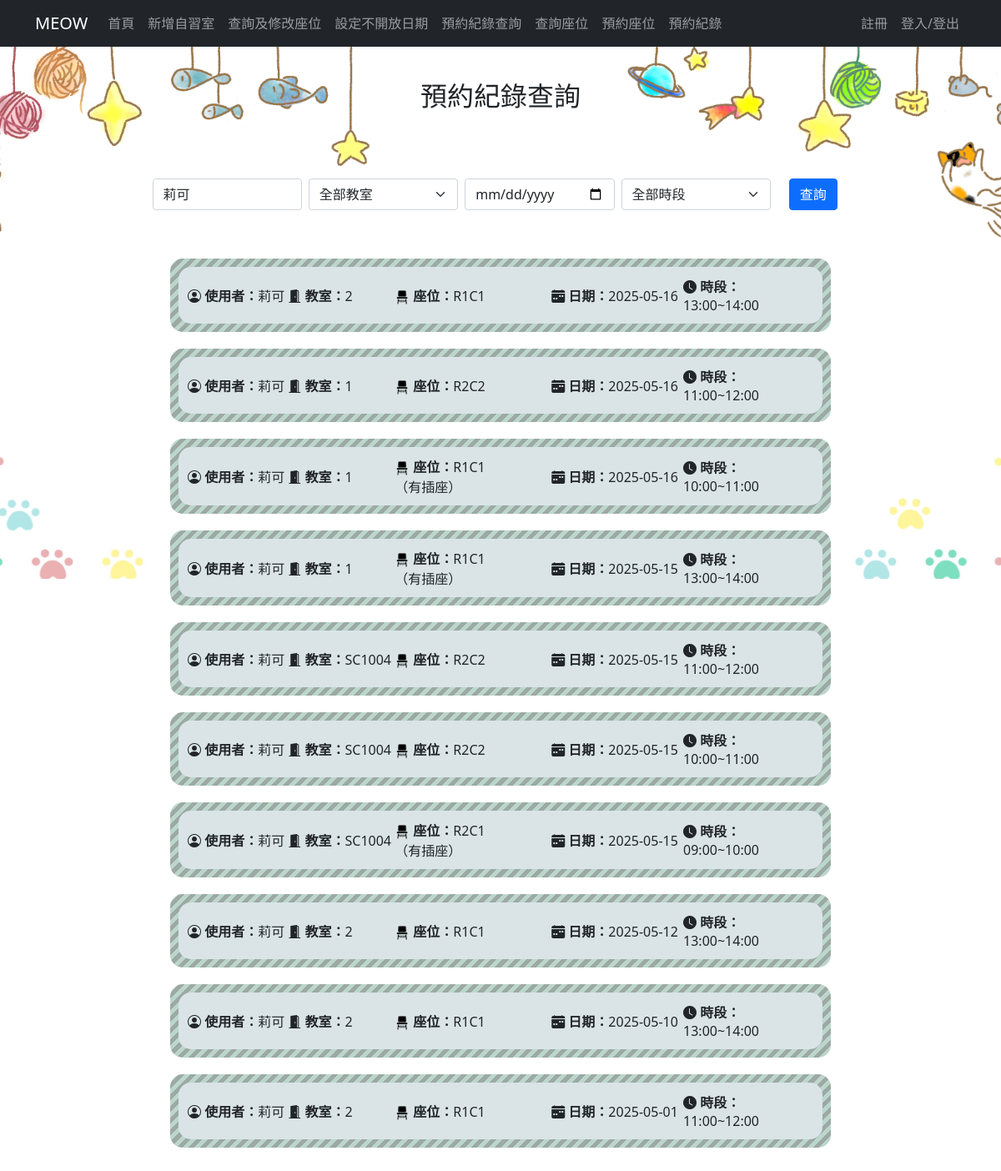
Screenshot of /viewreserve2.php?username=莉可 (signed in) with the database file from the repository.
### tables this page shows
CREATE TABLE `reserve` (
  `reID` int(11) NOT NULL,
  `userID` int(11) NOT NULL,
  `seatID` int(11) NOT NULL,
  `date` date NOT NULL,
  `time` text NOT NULL,
  `sendMail` tinyint(1) NOT NULL DEFAULT 0
);

CREATE TABLE `member` (
  `userID` int(11) NOT NULL,
  `username` text NOT NULL,
  `password` int(11) NOT NULL,
  `email` text NOT NULL,
  `manager` tinyint(1) NOT NULL
);

CREATE TABLE `seat` (
  `seatID` int(11) NOT NULL,
  `room` text NOT NULL,
  `row` int(11) NOT NULL,
  `col` int(11) NOT NULL,
  `seatr` int(11) NOT NULL,
  `seatc` int(11) NOT NULL,
  `socket` tinyint(1) NOT NULL COMMENT '插座',
  `state` int(11) NOT NULL DEFAULT 0
);

### viewreserve2.php (the view, shortened to what this page needs)
<?php
require_once("dbconfig.php");
include("navbar.php");
$where = "1=1";
if (!empty($_GET['username'])) {
    $username = $conn->real_escape_string($_GET['username']);
    $where .= " AND m.username LIKE '%$username%'";
}
$sql = "SELECT r.*, s.room, s.seatr, s.seatc, s.socket, m.username
        FROM reserve r
        JOIN seat s ON r.seatID = s.seatID
        JOIN member m ON r.userID = m.userID
        WHERE $where
        ORDER BY r.date DESC, r.time DESC";
$result = $conn->query($sql);
?>
<!DOCTYPE html>
<html lang="zh-Hant">
<head>
    <link href="https://cdn.jsdelivr.net/npm/bootstrap@5.0.2/dist/css/bootstrap.min.css" rel="stylesheet">
    <link href="https://cdn.jsdelivr.net/npm/bootstrap-icons@1.10.5/font/bootstrap-icons.css" rel="stylesheet">
</head>
<body class="text-center">
<br><br><br><br>
<h2>預約紀錄查詢</h2>
<br><br>
<div class="container mt-4 mb-5">
    <form method="get" class="row g-2 justify-content-center">
        <div class="col-md-2">
            <input type="text" class="form-control" name="username" placeholder="使用者名稱" value="<?= isset($_GET['username']) ? htmlspecialchars($_GET['username']) : '' ?>">
        </div>
        <div class="col-md-2">
            <select class="form-select" name="room">
                <option value="">全部教室</option>
            </select>
        </div>
        <div class="col-md-2">
            <input type="date" class="form-control" name="date" value="<?= isset($_GET['date']) ? htmlspecialchars($_GET['date']) : '' ?>">
        </div>
        <div class="col-md-2">
            <select class="form-select" name="time">
                <option value="">全部時段</option>
            </select>
        </div>
        <div class="col-md-1">
            <button type="submit" class="btn btn-primary">查詢</button>
        </div>
    </form>
</div>
<div class="record-container">
    <?php if ($result->num_rows > 0): ?>
        <?php while ($row = $result->fetch_assoc()): ?>
            <?php
                $socketText = ($row['socket'] == 1) ? '（有插座）' : '';
                $startTime = $row['time'];
                $endTime = date("H:i", strtotime($startTime . " +1 hour"));
                $formattedTime = $startTime . '~' . $endTime;
                $now = new DateTime();
                $reserveDateTime = DateTime::createFromFormat('Y-m-d H:i', $row['date'] . ' ' . $row['time']);
                $isFuture = $reserveDateTime > $now;
            ?>
            <div class="<?= $isFuture ? 'zi_box_1' : 'zi_box_2' ?>" style="width: 66%;">
                <table style="width: 100%;">
                    <tr>
                        <td style="width: 16%;"><i class="bi bi-person-circle"></i> <strong>使用者：</strong><?= htmlspecialchars($row['username']) ?></td>
                        <td style="width: 17%;"><i class="bi bi-door-open-fill"></i> <strong>教室：</strong><?= htmlspecialchars($row['room']) ?></td>
                        <td style="width: 25%;"><img src="image/seaticon6.png" style="width: 18px;"> <strong>座位：</strong>R<?= $row['seatr'] ?>C<?= $row['seatc'] ?> <?= $socketText ?></td>
                        <td style="width: 21%;"><i class="bi bi-calendar-week-fill"></i> <strong>日期：</strong><?= $row['date'] ?></td>
                        <td style="width: 21%;"><i class="bi bi-clock-fill"></i> <strong>時段：</strong><?= $formattedTime ?></td>
                    </tr>
                </table>
            </div>
        <?php endwhile; ?>
    <?php else: ?>
        <img src="image/nodata3.png" style="width:400px;" />
        <br>
    <?php endif; ?>
</div>
<br><br>
</body>
</html>

### viewreserve2.php (style rules this page uses)
body { background-image: url("image/back3.png"); background-repeat: no-repeat; background-position: top center; background-attachment: fixed; background-size: 1500px; }
.record-container { display: flex; justify-content: center; flex-wrap: wrap; }
.zi_box_1, .zi_box_2 { border-radius: 15px; margin: 10px 30px; padding: 20px; position: relative; z-index: 0; }
.zi_box_2:before { background: repeating-linear-gradient(-45deg,rgb(156, 169, 164),rgb(156, 169, 164) 5px, rgb(188, 214, 204) 0, rgb(188, 214, 204) 10px); }
.zi_box_1:before, .zi_box_2:before, .zi_box_1:after, .zi_box_2:after { border-radius: 15px; content: ''; position: absolute; top: 0; bottom: 0; left: 0; right: 0; z-index: -2; }
.zi_box_2:after { background: rgb(218, 228, 231); top: 10px; bottom: 10px; left: 10px; right: 10px; z-index: -1; }

### rows the page displays
reserve: userID.username "莉可", seatID.room "2", seatID.seatr "1", seatID.seatc "1", date "2025-05-16", time "13:00~14:00"
reserve: userID.username "莉可", seatID.room "1", seatID.seatr "2", seatID.seatc "2", date "2025-05-16", time "11:00~12:00"
reserve: userID.username "莉可", seatID.room "1", seatID.seatr "1", seatID.seatc "1", seatID.socket "（有插座）", date "2025-05-16", time "10:00~11:00"
reserve: userID.username "莉可", seatID.room "1", seatID.seatr "1", seatID.seatc "1", seatID.socket "（有插座）", date "2025-05-15", time "13:00~14:00"
reserve: userID.username "莉可", seatID.room "SC1004", seatID.seatr "2", seatID.seatc "2", date "2025-05-15", time "11:00~12:00"
reserve: userID.username "莉可", seatID.room "SC1004", seatID.seatr "2", seatID.seatc "2", date "2025-05-15", time "10:00~11:00"
reserve: userID.username "莉可", seatID.room "SC1004", seatID.seatr "2", seatID.seatc "1", seatID.socket "（有插座）", date "2025-05-15", time "09:00~10:00"
reserve: userID.username "莉可", seatID.room "2", seatID.seatr "1", seatID.seatc "1", date "2025-05-12", time "13:00~14:00"
reserve: userID.username "莉可", seatID.room "2", seatID.seatr "1", seatID.seatc "1", date "2025-05-10", time "13:00~14:00"
reserve: userID.username "莉可", seatID.room "2", seatID.seatr "1", seatID.seatc "1", date "2025-05-01", time "11:00~12:00"
